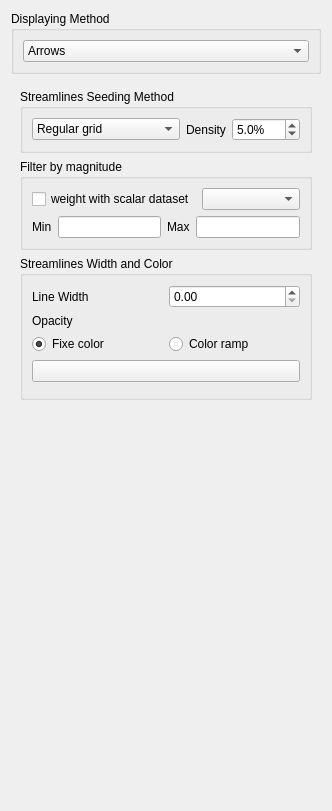
<?xml version="1.0" encoding="UTF-8"?>
<ui version="4.0">
 <class>QgsMeshRendererVectorSettingsWidgetBase</class>
 <widget class="QWidget" name="QgsMeshRendererVectorSettingsWidgetBase">
  <property name="geometry">
   <rect>
    <x>0</x>
    <y>0</y>
    <width>332</width>
    <height>811</height>
   </rect>
  </property>
  <property name="windowTitle">
   <string>Form</string>
  </property>
  <layout class="QVBoxLayout" name="verticalLayout">
   <item>
    <widget class="QGroupBox" name="groupBox">
     <property name="title">
      <string>Displaying Method</string>
     </property>
     <property name="checkable">
      <bool>false</bool>
     </property>
     <layout class="QVBoxLayout" name="verticalLayout_3">
      <item>
       <widget class="QComboBox" name="mDisplayingVectorMethodcomboBox">
        <item>
         <property name="text">
          <string>Arrows</string>
         </property>
        </item>
        <item>
         <property name="text">
          <string>Streamlines</string>
         </property>
        </item>
        <item>
         <property name="text">
          <string>Particle traces</string>
         </property>
        </item>
       </widget>
      </item>
     </layout>
    </widget>
   </item>
   <item>
    <widget class="QStackedWidget" name="mDisplayingMethodStacked">
     <property name="currentIndex">
      <number>1</number>
     </property>
     <widget class="QWidget" name="mArrowPage">
      <layout class="QVBoxLayout" name="verticalLayout_5">
       <item>
        <widget class="QGroupBox" name="arrowWidthColorGroupBox">
         <property name="title">
          <string>Line Width and Color</string>
         </property>
         <layout class="QHBoxLayout" name="horizontalLayout_3">
          <item>
           <widget class="QgsDoubleSpinBox" name="mLineWidthSpinBox"/>
          </item>
          <item>
           <widget class="QgsColorButton" name="mColorWidget"/>
          </item>
         </layout>
        </widget>
       </item>
       <item>
        <widget class="QGroupBox" name="filterByMagGroupBox">
         <property name="title">
          <string>Filter by Magnitude</string>
         </property>
         <property name="checked">
          <bool>false</bool>
         </property>
         <layout class="QHBoxLayout" name="horizontalLayout_2">
          <item>
           <widget class="QLabel" name="minimumMagLabel">
            <property name="text">
             <string>Min</string>
            </property>
           </widget>
          </item>
          <item>
           <widget class="QLineEdit" name="mMinMagLineEdit"/>
          </item>
          <item>
           <widget class="QLabel" name="maximumMagLabel">
            <property name="text">
             <string>Max</string>
            </property>
           </widget>
          </item>
          <item>
           <widget class="QLineEdit" name="mMaxMagLineEdit"/>
          </item>
         </layout>
        </widget>
       </item>
       <item>
        <widget class="QGroupBox" name="mDisplayVectorsOnGridGroupBox">
         <property name="title">
          <string>Display Vectors on User Grid</string>
         </property>
         <property name="checkable">
          <bool>true</bool>
         </property>
         <property name="checked">
          <bool>false</bool>
         </property>
         <layout class="QGridLayout" name="gridLayout_2">
          <item row="0" column="0">
           <layout class="QGridLayout" name="gridLayout">
            <item row="0" column="0">
             <widget class="QLabel" name="xSpacingLabel">
              <property name="text">
               <string>X Spacing</string>
              </property>
             </widget>
            </item>
            <item row="1" column="0">
             <widget class="QLabel" name="ySpacingLabel">
              <property name="text">
               <string>Y Spacing</string>
              </property>
             </widget>
            </item>
            <item row="0" column="1">
             <widget class="QgsSpinBox" name="mXSpacingSpinBox">
              <property name="suffix">
               <string> px</string>
              </property>
              <property name="minimum">
               <number>1</number>
              </property>
              <property name="maximum">
               <number>8000</number>
              </property>
              <property name="singleStep">
               <number>10</number>
              </property>
              <property name="value">
               <number>10</number>
              </property>
             </widget>
            </item>
            <item row="1" column="1">
             <widget class="QSpinBox" name="mYSpacingSpinBox">
              <property name="suffix">
               <string> px</string>
              </property>
              <property name="minimum">
               <number>1</number>
              </property>
              <property name="maximum">
               <number>5000</number>
              </property>
              <property name="singleStep">
               <number>10</number>
              </property>
              <property name="value">
               <number>10</number>
              </property>
             </widget>
            </item>
           </layout>
          </item>
          <item row="2" column="0">
           <spacer name="verticalSpacer_2">
            <property name="orientation">
             <enum>Qt::Vertical</enum>
            </property>
            <property name="sizeHint" stdset="0">
             <size>
              <width>20</width>
              <height>40</height>
             </size>
            </property>
           </spacer>
          </item>
         </layout>
        </widget>
       </item>
       <item>
        <widget class="QGroupBox" name="headOptionsGroupBox">
         <property name="title">
          <string>Head Options</string>
         </property>
         <layout class="QGridLayout" name="gridLayout_4">
          <item row="0" column="0">
           <widget class="QLabel" name="headWidthLabel">
            <property name="text">
             <string>Width</string>
            </property>
           </widget>
          </item>
          <item row="0" column="1">
           <widget class="QLineEdit" name="mHeadWidthLineEdit"/>
          </item>
          <item row="0" column="2">
           <widget class="QLabel" name="percShaftLenLabel">
            <property name="text">
             <string>% of Shaft Length</string>
            </property>
           </widget>
          </item>
          <item row="1" column="0">
           <widget class="QLabel" name="headLengthLabel">
            <property name="text">
             <string>Length</string>
            </property>
           </widget>
          </item>
          <item row="1" column="1">
           <widget class="QLineEdit" name="mHeadLengthLineEdit"/>
          </item>
          <item row="1" column="2">
           <widget class="QLabel" name="percShaftLenLabel_2">
            <property name="text">
             <string>% of Shaft Length</string>
            </property>
           </widget>
          </item>
         </layout>
        </widget>
       </item>
       <item>
        <widget class="QGroupBox" name="generalOptionsGroupBox">
         <property name="title">
          <string>Arrow Length</string>
         </property>
         <layout class="QVBoxLayout" name="verticalLayout_2">
          <item>
           <widget class="QComboBox" name="mShaftLengthComboBox">
            <property name="minimumSize">
             <size>
              <width>0</width>
              <height>0</height>
             </size>
            </property>
            <property name="sizeAdjustPolicy">
             <enum>QComboBox::AdjustToContents</enum>
            </property>
            <item>
             <property name="text">
              <string>Defined by Min and Max</string>
             </property>
            </item>
            <item>
             <property name="text">
              <string>Scaled to Magnitude</string>
             </property>
            </item>
            <item>
             <property name="text">
              <string>Fixed</string>
             </property>
            </item>
           </widget>
          </item>
          <item>
           <widget class="QStackedWidget" name="mShaftOptionsStackedWidget">
            <property name="currentIndex">
             <number>1</number>
            </property>
            <widget class="QWidget" name="page">
             <layout class="QFormLayout" name="formLayout">
              <item row="0" column="0">
               <widget class="QLabel" name="minimumShaftLabel">
                <property name="text">
                 <string>Minimum</string>
                </property>
               </widget>
              </item>
              <item row="0" column="1">
               <widget class="QLineEdit" name="mMinimumShaftLineEdit"/>
              </item>
              <item row="1" column="0">
               <widget class="QLabel" name="maximumShaftLabel">
                <property name="text">
                 <string>Maximum</string>
                </property>
               </widget>
              </item>
              <item row="1" column="1">
               <widget class="QLineEdit" name="mMaximumShaftLineEdit"/>
              </item>
             </layout>
            </widget>
            <widget class="QWidget" name="page_2">
             <layout class="QFormLayout" name="formLayout_2">
              <item row="0" column="0">
               <widget class="QLabel" name="scaleByFactorOfLabel">
                <property name="text">
                 <string>Scale by a Factor of</string>
                </property>
               </widget>
              </item>
              <item row="0" column="1">
               <widget class="QLineEdit" name="mScaleShaftByFactorOfLineEdit"/>
              </item>
             </layout>
            </widget>
            <widget class="QWidget" name="page_3">
             <layout class="QFormLayout" name="formLayout_3">
              <item row="0" column="0">
               <widget class="QLabel" name="LengthLabel">
                <property name="text">
                 <string>Length</string>
                </property>
               </widget>
              </item>
              <item row="0" column="1">
               <widget class="QLineEdit" name="mShaftLengthLineEdit"/>
              </item>
             </layout>
            </widget>
           </widget>
          </item>
         </layout>
        </widget>
       </item>
      </layout>
     </widget>
     <widget class="QWidget" name="mStreamlinesPage">
      <layout class="QVBoxLayout" name="verticalLayout_6">
       <item>
        <widget class="QGroupBox" name="mStreamLinesSeedingMethodGroupBox">
         <property name="title">
          <string>Streamlines Seeding Method</string>
         </property>
         <layout class="QHBoxLayout" name="horizontalLayout_4" stretch="3,2">
          <item>
           <widget class="QComboBox" name="mStreamlinesSeedingMethodComboBox">
            <item>
             <property name="text">
              <string>Regular grid</string>
             </property>
            </item>
            <item>
             <property name="text">
              <string>Regular on border</string>
             </property>
            </item>
            <item>
             <property name="text">
              <string>Randomly on mesh</string>
             </property>
            </item>
           </widget>
          </item>
          <item>
           <layout class="QHBoxLayout" name="horizontalLayout" stretch="1,0">
            <property name="topMargin">
             <number>0</number>
            </property>
            <item>
             <widget class="QLabel" name="label">
              <property name="text">
               <string>Density</string>
              </property>
             </widget>
            </item>
            <item>
             <widget class="QDoubleSpinBox" name="mStreamlinesDensitySpinBox">
              <property name="suffix">
               <string>%</string>
              </property>
              <property name="decimals">
               <number>1</number>
              </property>
              <property name="value">
               <double>5.000000000000000</double>
              </property>
             </widget>
            </item>
           </layout>
          </item>
         </layout>
        </widget>
       </item>
       <item>
        <widget class="QGroupBox" name="groupBox_2">
         <property name="title">
          <string>Filter by magnitude</string>
         </property>
         <layout class="QVBoxLayout" name="verticalLayout_7">
          <item>
           <layout class="QHBoxLayout" name="horizontalLayout_9">
            <property name="topMargin">
             <number>0</number>
            </property>
            <item>
             <widget class="QCheckBox" name="mStreamlinesWeightWithScalarCheckBox">
              <property name="text">
               <string>weight with scalar dataset</string>
              </property>
             </widget>
            </item>
            <item>
             <widget class="QComboBox" name="mStreamlinesScalarWeightcomboBox"/>
            </item>
           </layout>
          </item>
          <item>
           <layout class="QHBoxLayout" name="horizontalLayout_8">
            <property name="topMargin">
             <number>0</number>
            </property>
            <item>
             <widget class="QLabel" name="label_3">
              <property name="text">
               <string>Min</string>
              </property>
             </widget>
            </item>
            <item>
             <widget class="QLineEdit" name="mStreamlinesMinMaglineEdit"/>
            </item>
            <item>
             <widget class="QLabel" name="label_4">
              <property name="text">
               <string>Max</string>
              </property>
             </widget>
            </item>
            <item>
             <widget class="QLineEdit" name="mStreamlinesMaxMaglineEdit"/>
            </item>
           </layout>
          </item>
         </layout>
        </widget>
       </item>
       <item>
        <widget class="QGroupBox" name="mStreamlinesWidthColorGroupBox">
         <property name="title">
          <string>Streamlines Width and Color</string>
         </property>
         <layout class="QVBoxLayout" name="verticalLayout_4">
          <item>
           <layout class="QHBoxLayout" name="horizontalLayout_6">
            <property name="topMargin">
             <number>0</number>
            </property>
            <item>
             <widget class="QLabel" name="label_2">
              <property name="text">
               <string>Line Width</string>
              </property>
             </widget>
            </item>
            <item>
             <widget class="QDoubleSpinBox" name="mStreamlinesWidthSpinBox">
              <property name="singleStep">
               <double>0.200000000000000</double>
              </property>
             </widget>
            </item>
           </layout>
          </item>
          <item>
           <layout class="QHBoxLayout" name="horizontalLayout_7">
            <property name="topMargin">
             <number>0</number>
            </property>
            <item>
             <widget class="QLabel" name="label_5">
              <property name="text">
               <string>Opacity</string>
              </property>
             </widget>
            </item>
            <item>
             <widget class="QgsOpacityWidget" name="mStreamlinesOpacityWidget" native="true"/>
            </item>
           </layout>
          </item>
          <item>
           <layout class="QHBoxLayout" name="horizontalLayout_5">
            <property name="topMargin">
             <number>0</number>
            </property>
            <item>
             <widget class="QRadioButton" name="mStreamlinesFixedColorRadioButton">
              <property name="text">
               <string>Fixe color</string>
              </property>
              <property name="checked">
               <bool>true</bool>
              </property>
             </widget>
            </item>
            <item>
             <widget class="QRadioButton" name="mStreamlinesColorRampRadioButton">
              <property name="text">
               <string>Color ramp</string>
              </property>
             </widget>
            </item>
           </layout>
          </item>
          <item>
           <widget class="QgsColorButton" name="mStreamlinesFixeColorButton">
            <property name="text">
             <string/>
            </property>
           </widget>
          </item>
          <item>
           <widget class="QgsColorRampShaderWidget" name="mStreamlinesColorRampShaderWidget" native="true"/>
          </item>
         </layout>
        </widget>
       </item>
       <item>
        <spacer name="verticalSpacer_3">
         <property name="orientation">
          <enum>Qt::Vertical</enum>
         </property>
         <property name="sizeHint" stdset="0">
          <size>
           <width>20</width>
           <height>40</height>
          </size>
         </property>
        </spacer>
       </item>
      </layout>
     </widget>
     <widget class="QWidget" name="mTracePage"/>
    </widget>
   </item>
   <item>
    <spacer name="verticalSpacer">
     <property name="orientation">
      <enum>Qt::Vertical</enum>
     </property>
     <property name="sizeHint" stdset="0">
      <size>
       <width>20</width>
       <height>40</height>
      </size>
     </property>
    </spacer>
   </item>
  </layout>
 </widget>
 <customwidgets>
  <customwidget>
   <class>QgsColorButton</class>
   <extends>QPushButton</extends>
   <header>qgscolorbutton.h</header>
   <container>1</container>
  </customwidget>
  <customwidget>
   <class>QgsDoubleSpinBox</class>
   <extends>QDoubleSpinBox</extends>
   <header>qgsdoublespinbox.h</header>
  </customwidget>
  <customwidget>
   <class>QgsSpinBox</class>
   <extends>QSpinBox</extends>
   <header>qgsspinbox.h</header>
  </customwidget>
  <customwidget>
   <class>QgsColorRampShaderWidget</class>
   <extends>QWidget</extends>
   <header>raster/qgscolorrampshaderwidget.h</header>
   <container>1</container>
  </customwidget>
  <customwidget>
   <class>QgsOpacityWidget</class>
   <extends>QWidget</extends>
   <header>qgsopacitywidget.h</header>
   <container>1</container>
  </customwidget>
 </customwidgets>
 <resources/>
 <connections/>
</ui>
